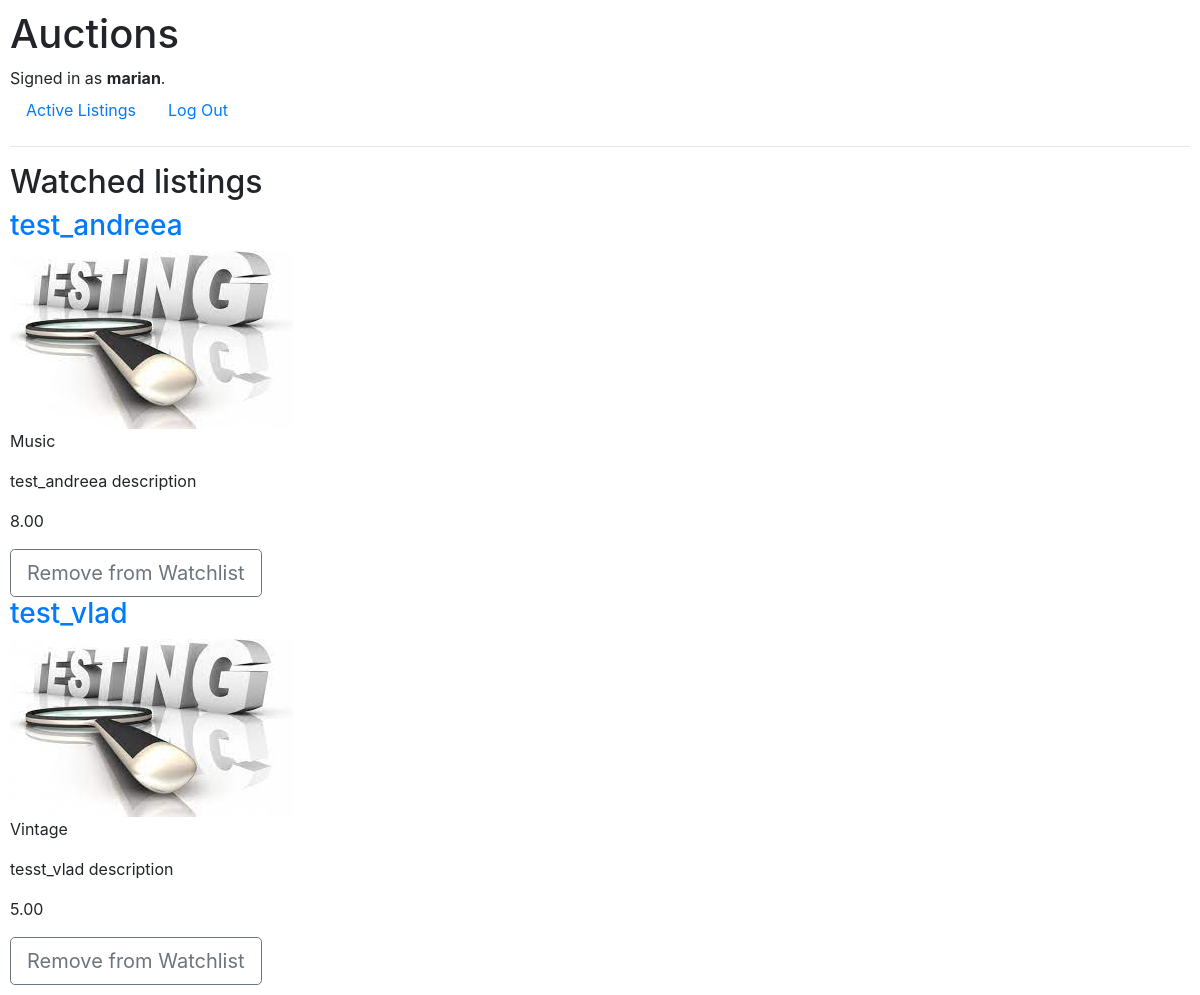
Screenshot of /watching/ (signed in) with the database file from the repository.
### auctions/models.py (models this page shows, shortened)
class User(AbstractUser):
    pass

class Listing(models.Model):
    user = models.ForeignKey(User, on_delete=models.CASCADE, null=False, blank=True)
    title = models.CharField(max_length=64)
    description = models.CharField(max_length=200)
    image = models.FileField(upload_to=image_path, blank=True, null=False)
    starting = models.DecimalField(max_digits=3, decimal_places=2,validators=[MinValueValidator(limit_value=1)], default=1)
    category = models.ForeignKey(Category, on_delete=models.CASCADE, null=True, related_name='category')
    active = models.BooleanField(default=True)
    def image_url(self):
        return self.image.url if self.image else None

class Category(models.Model):
    name = models.CharField(max_length=50)
    def __str__(self):
        return self.name
    class Meta:
        ordering = ['name']

class Bid(models.Model):
    user = models.ForeignKey(User, on_delete=models.CASCADE,null=False, blank=True, related_name="user_bid")
    listing = models.ForeignKey(Listing, on_delete=models.CASCADE,null=True, blank=True, related_name="listing_bid")
    bid = models.DecimalField(max_digits=3, decimal_places=2)

### auctions/views.py (the view)
# urls.py: path("watching/", views.watching_list, name="watching"),
@login_required(login_url='/login/')
def watching_list(request):
    items = Watching.objects.all().filter(user=request.user).values_list('listing', flat=True)
    listings = Listing.objects.filter(pk__in=items)
    return render(request, "auctions/watched_items.html", {
        "listings" : listings,
    })

### auctions/templates/auctions/watched_items.html
{% extends "auctions/layout.html" %}
{% load static %}
{% block body %}
<h2>Watched listings</h2>
    {% for listing in listings %}
    <a href="{% url 'listing' listing.id %}"><h3>{{listing.title}}</h3></a>
        {% if listing.image %}
            <img src="{{listing.image_url}}" alt="{{ listing.title}}">
        {% else %}
            <img src="{{ MEDIA_URL }}uploads/default.jpg" alt="No image">
        {% endif %}
    <p>{{listing.category}}</p>
    <p>{{listing.description}}</p>
    <p>{{listing.listing_bid.last.bid}}</p>
     <a href="{% url 'unwatch' listing.id  %}" role="button" class="btn btn-outline-secondary btn-lg">Remove from Watchlist</a>
    {% empty %}
        <p>No active listings.</p>
    {% endfor %}
{% endblock %}

### auctions/templates/auctions/layout.html (shortened to what this page needs)
{% load static %}
<!DOCTYPE html>
<html lang="en">
    <head>
        <link rel="stylesheet" href="https://stackpath.bootstrapcdn.com/bootstrap/4.4.1/css/bootstrap.min.css">
        <link href="{% static 'auctions/styles.css' %}" rel="stylesheet">
    </head>
    <body>
        <h1>Auctions</h1>
        <div>
            {% if user.is_authenticated %}
                Signed in as <strong>{{ user.username }}</strong>.
            {% else %}
                Not signed in.
            {% endif %}
        </div>
        <ul class="nav">
            <li class="nav-item">
                <a class="nav-link" href="{% url 'index' %}">Active Listings</a>
            </li>
            {% if user.is_authenticated %}
                <li class="nav-item">
                    <a class="nav-link" href="{% url 'logout' %}">Log Out</a>
                </li>
            {% endif %}
        </ul>
        <hr>
        {% block body %}
        {% endblock %}
    </body>
</html>

### auctions/static/auctions/styles.css (style rules this page uses)
body { padding: 10px; }

### rows the page displays
User: username "marian"
Listing: title "test_andreea", image_url (picture), category "Music", description "test_andreea description", listing_bid.last.bid "8.00"
Listing: title "test_vlad", image_url (picture), category "Vintage", description "tesst_vlad description", listing_bid.last.bid "5.00"
